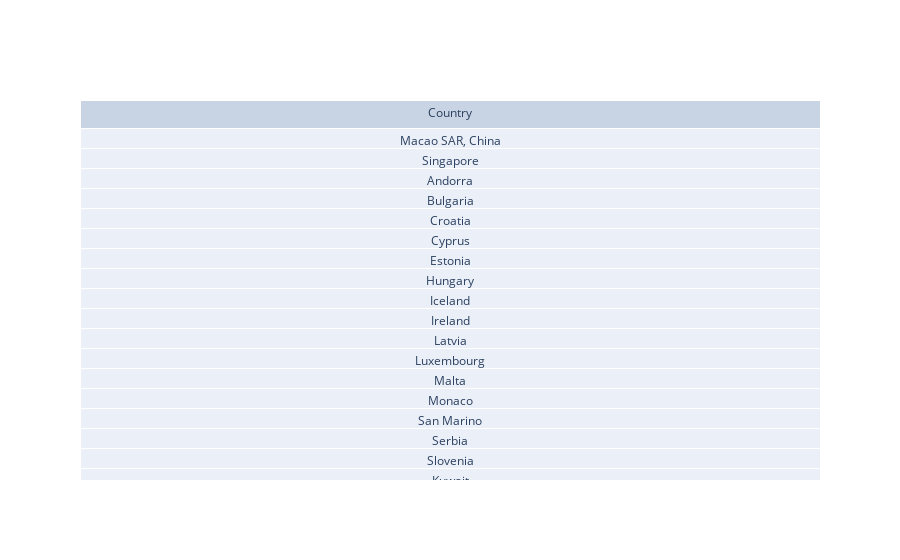
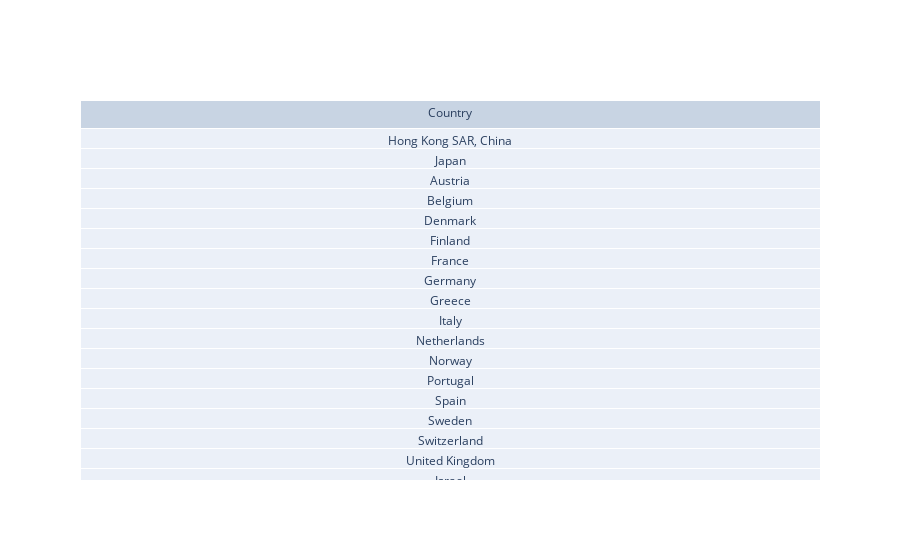
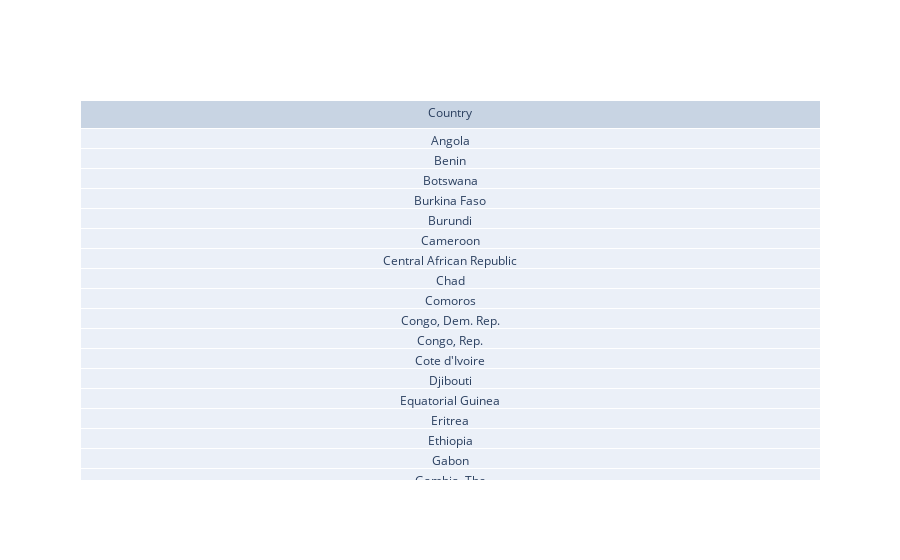

Notebook code cell kept with these figures, in order:
### Code cell
import plotly.graph_objects as go

# Filter the DataFrame based on the cluster
cluster0 = df[df['Cluster'] == 0]['Country']
cluster1 = df[df['Cluster'] == 1]['Country']
cluster2 = df[df['Cluster'] == 2]['Country']
cluster3 = df[df['Cluster'] == 3]['Country']
cluster4 = df[df['Cluster'] == 4]['Country']

# Create a table for each cluster
fig0 = go.Figure(data=[go.Table(header=dict(values=['Country']),
                 cells=dict(values=[cluster0]))])
fig0.show()

fig1 = go.Figure(data=[go.Table(header=dict(values=['Country']),
                 cells=dict(values=[cluster1]))])
fig1.show()

fig2 = go.Figure(data=[go.Table(header=dict(values=['Country']),
                 cells=dict(values=[cluster2]))])
fig2.show()

fig3 = go.Figure(data=[go.Table(header=dict(values=['Country']),
                 cells=dict(values=[cluster3]))])
fig3.show()

fig4 = go.Figure(data=[go.Table(header=dict(values=['Country']),
                 cells=dict(values=[cluster4]))])
fig4.show()

### Figure 1 — Plotly figure (JSON) as saved in the notebook; plotly's stock layout.template omitted (floating-point values rounded to 4 significant figures; data arrays with more than 128 entries replaced by an {"elided": "..."} marker saying what was removed)
{"data": [{"cells": {"values": {"elided": "1x616 str values"}}, "header": {"values": ["Country"]}, "type": "table"}], "layout": {}}

### Figure 2 — Plotly figure (JSON) as saved in the notebook; plotly's stock layout.template omitted (floating-point values rounded to 4 significant figures; data arrays with more than 128 entries replaced by an {"elided": "..."} marker saying what was removed)
{"data": [{"cells": {"values": {"elided": "1x366 str values"}}, "header": {"values": ["Country"]}, "type": "table"}], "layout": {}}

### Figure 3 — Plotly figure (JSON) as saved in the notebook; plotly's stock layout.template omitted (floating-point values rounded to 4 significant figures; data arrays with more than 128 entries replaced by an {"elided": "..."} marker saying what was removed)
{"data": [{"cells": {"values": {"elided": "1x681 str values"}}, "header": {"values": ["Country"]}, "type": "table"}], "layout": {}}
